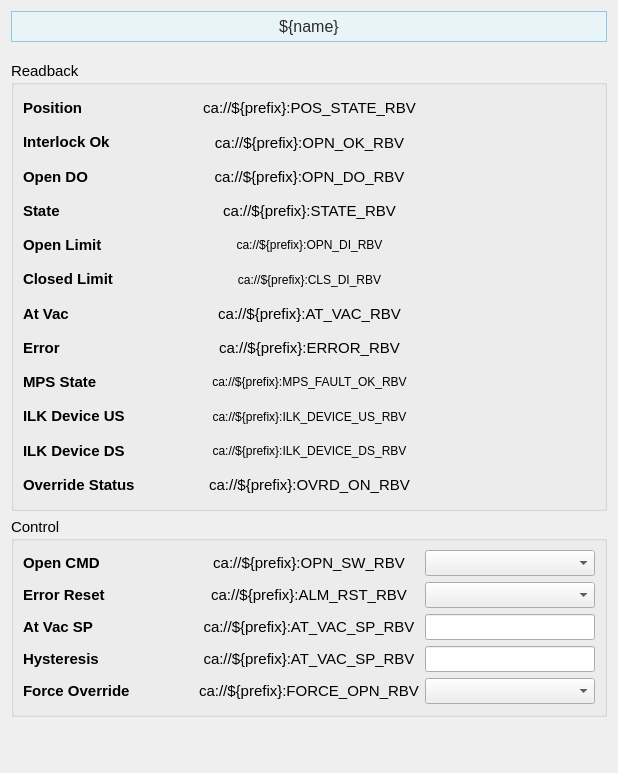
<?xml version="1.0" encoding="UTF-8"?>
<ui version="4.0">
 <class>Form</class>
 <widget class="QWidget" name="Form">
  <property name="geometry">
   <rect>
    <x>0</x>
    <y>0</y>
    <width>618</width>
    <height>773</height>
   </rect>
  </property>
  <property name="sizePolicy">
   <sizepolicy hsizetype="Preferred" vsizetype="Preferred">
    <horstretch>0</horstretch>
    <verstretch>0</verstretch>
   </sizepolicy>
  </property>
  <property name="windowTitle">
   <string>Form</string>
  </property>
  <layout class="QVBoxLayout" name="verticalLayout_7">
   <item>
    <widget class="PyDMLabel" name="PyDMLabel_11">
     <property name="maximumSize">
      <size>
       <width>16777215</width>
       <height>40</height>
      </size>
     </property>
     <property name="font">
      <font>
       <pointsize>12</pointsize>
      </font>
     </property>
     <property name="toolTip">
      <string/>
     </property>
     <property name="styleSheet">
      <string notr="true">    background-color: #e8f4f8;

    border: 1px solid #90c8e0;

    padding: 5px;

    color: rgb(43, 43, 43);</string>
     </property>
     <property name="text">
      <string>${name}</string>
     </property>
     <property name="alignment">
      <set>Qt::AlignCenter</set>
     </property>
    </widget>
   </item>
   <item>
    <spacer name="verticalSpacer_2">
     <property name="orientation">
      <enum>Qt::Vertical</enum>
     </property>
     <property name="sizeType">
      <enum>QSizePolicy::Fixed</enum>
     </property>
     <property name="sizeHint" stdset="0">
      <size>
       <width>20</width>
       <height>13</height>
      </size>
     </property>
    </spacer>
   </item>
   <item>
    <widget class="QGroupBox" name="groupBox">
     <property name="sizePolicy">
      <sizepolicy hsizetype="Preferred" vsizetype="Fixed">
       <horstretch>0</horstretch>
       <verstretch>0</verstretch>
      </sizepolicy>
     </property>
     <property name="minimumSize">
      <size>
       <width>0</width>
       <height>450</height>
      </size>
     </property>
     <property name="font">
      <font>
       <pointsize>11</pointsize>
      </font>
     </property>
     <property name="title">
      <string>Readback</string>
     </property>
     <layout class="QVBoxLayout" name="verticalLayout_14">
      <item>
       <layout class="QHBoxLayout" name="horizontalLayout_4" stretch="1,1,1">
        <item>
         <layout class="QVBoxLayout" name="verticalLayout">
          <item>
           <widget class="QLabel" name="interlock_ok_label_13">
            <property name="font">
             <font>
              <pointsize>11</pointsize>
             </font>
            </property>
            <property name="styleSheet">
             <string/>
            </property>
            <property name="text">
             <string>&lt;html&gt;&lt;head/&gt;&lt;body&gt;&lt;p&gt;&lt;span style=&quot; font-weight:600;&quot;&gt;Position&lt;/span&gt;&lt;/p&gt;&lt;/body&gt;&lt;/html&gt;</string>
            </property>
           </widget>
          </item>
          <item>
           <widget class="QLabel" name="interlock_ok_label_12">
            <property name="font">
             <font>
              <pointsize>11</pointsize>
             </font>
            </property>
            <property name="styleSheet">
             <string/>
            </property>
            <property name="text">
             <string>&lt;html&gt;&lt;head/&gt;&lt;body&gt;&lt;p&gt;&lt;span style=&quot; font-weight:600;&quot;&gt;Interlock Ok&lt;/span&gt;&lt;/p&gt;&lt;/body&gt;&lt;/html&gt;</string>
            </property>
           </widget>
          </item>
          <item>
           <widget class="QLabel" name="interlock_ok_label_14">
            <property name="font">
             <font>
              <pointsize>11</pointsize>
             </font>
            </property>
            <property name="styleSheet">
             <string/>
            </property>
            <property name="text">
             <string>&lt;html&gt;&lt;head/&gt;&lt;body&gt;&lt;p&gt;&lt;span style=&quot; font-weight:600;&quot;&gt;Open DO&lt;/span&gt;&lt;/p&gt;&lt;/body&gt;&lt;/html&gt;</string>
            </property>
           </widget>
          </item>
          <item>
           <widget class="QLabel" name="interlock_ok_label_5">
            <property name="font">
             <font>
              <pointsize>11</pointsize>
             </font>
            </property>
            <property name="styleSheet">
             <string/>
            </property>
            <property name="text">
             <string>&lt;html&gt;&lt;head/&gt;&lt;body&gt;&lt;p&gt;&lt;span style=&quot; font-weight:600;&quot;&gt;State&lt;/span&gt;&lt;/p&gt;&lt;/body&gt;&lt;/html&gt;</string>
            </property>
           </widget>
          </item>
          <item>
           <widget class="QLabel" name="interlock_ok_label_10">
            <property name="font">
             <font>
              <pointsize>11</pointsize>
             </font>
            </property>
            <property name="styleSheet">
             <string/>
            </property>
            <property name="text">
             <string>&lt;html&gt;&lt;head/&gt;&lt;body&gt;&lt;p&gt;&lt;span style=&quot; font-weight:600;&quot;&gt;Open Limit&lt;/span&gt;&lt;/p&gt;&lt;/body&gt;&lt;/html&gt;</string>
            </property>
           </widget>
          </item>
          <item>
           <widget class="QLabel" name="interlock_ok_label_11">
            <property name="font">
             <font>
              <pointsize>11</pointsize>
             </font>
            </property>
            <property name="styleSheet">
             <string/>
            </property>
            <property name="text">
             <string>&lt;html&gt;&lt;head/&gt;&lt;body&gt;&lt;p&gt;&lt;span style=&quot; font-weight:600;&quot;&gt;Closed Limit&lt;/span&gt;&lt;/p&gt;&lt;/body&gt;&lt;/html&gt;</string>
            </property>
           </widget>
          </item>
          <item>
           <widget class="QLabel" name="interlock_ok_label_2">
            <property name="font">
             <font>
              <pointsize>11</pointsize>
             </font>
            </property>
            <property name="styleSheet">
             <string/>
            </property>
            <property name="text">
             <string>&lt;html&gt;&lt;head/&gt;&lt;body&gt;&lt;p&gt;&lt;span style=&quot; font-weight:600;&quot;&gt;At Vac&lt;/span&gt;&lt;/p&gt;&lt;/body&gt;&lt;/html&gt;</string>
            </property>
           </widget>
          </item>
          <item>
           <widget class="QLabel" name="interlock_ok_label">
            <property name="font">
             <font>
              <pointsize>11</pointsize>
             </font>
            </property>
            <property name="styleSheet">
             <string/>
            </property>
            <property name="text">
             <string>&lt;html&gt;&lt;head/&gt;&lt;body&gt;&lt;p&gt;&lt;span style=&quot; font-weight:600;&quot;&gt;Error&lt;/span&gt;&lt;/p&gt;&lt;/body&gt;&lt;/html&gt;</string>
            </property>
           </widget>
          </item>
          <item>
           <widget class="QLabel" name="interlock_ok_label_7">
            <property name="font">
             <font>
              <pointsize>11</pointsize>
             </font>
            </property>
            <property name="styleSheet">
             <string/>
            </property>
            <property name="text">
             <string>&lt;html&gt;&lt;head/&gt;&lt;body&gt;&lt;p&gt;&lt;span style=&quot; font-weight:600;&quot;&gt;MPS State&lt;/span&gt;&lt;/p&gt;&lt;/body&gt;&lt;/html&gt;</string>
            </property>
           </widget>
          </item>
          <item>
           <widget class="QLabel" name="interlock_ok_label_4">
            <property name="font">
             <font>
              <pointsize>11</pointsize>
             </font>
            </property>
            <property name="styleSheet">
             <string/>
            </property>
            <property name="text">
             <string>&lt;html&gt;&lt;head/&gt;&lt;body&gt;&lt;p&gt;&lt;span style=&quot; font-weight:600;&quot;&gt;ILK Device US&lt;/span&gt;&lt;/p&gt;&lt;/body&gt;&lt;/html&gt;</string>
            </property>
           </widget>
          </item>
          <item>
           <widget class="QLabel" name="interlock_ok_label_6">
            <property name="font">
             <font>
              <pointsize>11</pointsize>
             </font>
            </property>
            <property name="styleSheet">
             <string/>
            </property>
            <property name="text">
             <string>&lt;html&gt;&lt;head/&gt;&lt;body&gt;&lt;p&gt;&lt;span style=&quot; font-weight:600;&quot;&gt;ILK Device DS&lt;/span&gt;&lt;/p&gt;&lt;/body&gt;&lt;/html&gt;</string>
            </property>
           </widget>
          </item>
          <item>
           <widget class="QLabel" name="interlock_ok_label_17">
            <property name="font">
             <font>
              <pointsize>11</pointsize>
             </font>
            </property>
            <property name="styleSheet">
             <string/>
            </property>
            <property name="text">
             <string>&lt;html&gt;&lt;head/&gt;&lt;body&gt;&lt;p&gt;&lt;span style=&quot; font-weight:600;&quot;&gt;Override Status&lt;/span&gt;&lt;/p&gt;&lt;/body&gt;&lt;/html&gt;</string>
            </property>
           </widget>
          </item>
         </layout>
        </item>
        <item>
         <layout class="QVBoxLayout" name="verticalLayout_4">
          <item>
           <widget class="PyDMLabel" name="PyDMLabel_19">
            <property name="toolTip">
             <string/>
            </property>
            <property name="text">
             <string>ca://${prefix}:POS_STATE_RBV</string>
            </property>
            <property name="alignment">
             <set>Qt::AlignCenter</set>
            </property>
            <property name="channel">
             <string notr="true">ca://${prefix}:POS_STATE_RBV</string>
            </property>
           </widget>
          </item>
          <item>
           <widget class="PyDMLabel" name="PyDMLabel_17">
            <property name="toolTip">
             <string/>
            </property>
            <property name="text">
             <string>ca://${prefix}:OPN_OK_RBV</string>
            </property>
            <property name="alignment">
             <set>Qt::AlignCenter</set>
            </property>
            <property name="channel">
             <string>ca://${prefix}:OPN_OK_RBV</string>
            </property>
           </widget>
          </item>
          <item>
           <widget class="PyDMLabel" name="PyDMLabel_20">
            <property name="toolTip">
             <string/>
            </property>
            <property name="text">
             <string>ca://${prefix}:OPN_DO_RBV</string>
            </property>
            <property name="alignment">
             <set>Qt::AlignCenter</set>
            </property>
            <property name="precision">
             <number>0</number>
            </property>
            <property name="showUnits">
             <bool>false</bool>
            </property>
            <property name="precisionFromPV">
             <bool>true</bool>
            </property>
            <property name="alarmSensitiveContent">
             <bool>false</bool>
            </property>
            <property name="alarmSensitiveBorder">
             <bool>true</bool>
            </property>
            <property name="PyDMToolTip">
             <string/>
            </property>
            <property name="channel">
             <string>ca://${prefix}:OPN_DO_RBV</string>
            </property>
            <property name="enableRichText">
             <bool>false</bool>
            </property>
            <property name="displayLabelText">
             <bool>false</bool>
            </property>
            <property name="disconnectedText">
             <string/>
            </property>
           </widget>
          </item>
          <item>
           <widget class="PyDMLabel" name="PyDMLabel_8">
            <property name="toolTip">
             <string/>
            </property>
            <property name="text">
             <string>ca://${prefix}:STATE_RBV</string>
            </property>
            <property name="alignment">
             <set>Qt::AlignCenter</set>
            </property>
            <property name="channel">
             <string>ca://${prefix}:STATE_RBV</string>
            </property>
           </widget>
          </item>
          <item>
           <widget class="PyDMLabel" name="PyDMLabel_16">
            <property name="font">
             <font>
              <pointsize>9</pointsize>
             </font>
            </property>
            <property name="toolTip">
             <string/>
            </property>
            <property name="text">
             <string>ca://${prefix}:OPN_DI_RBV</string>
            </property>
            <property name="alignment">
             <set>Qt::AlignCenter</set>
            </property>
            <property name="channel">
             <string>ca://${prefix}:OPN_DI_RBV</string>
            </property>
           </widget>
          </item>
          <item>
           <widget class="PyDMLabel" name="PyDMLabel_18">
            <property name="font">
             <font>
              <pointsize>9</pointsize>
             </font>
            </property>
            <property name="toolTip">
             <string/>
            </property>
            <property name="text">
             <string>ca://${prefix}:CLS_DI_RBV</string>
            </property>
            <property name="alignment">
             <set>Qt::AlignCenter</set>
            </property>
            <property name="channel">
             <string>ca://${prefix}:CLS_DI_RBV</string>
            </property>
           </widget>
          </item>
          <item>
           <widget class="PyDMLabel" name="PyDMLabel_14">
            <property name="toolTip">
             <string/>
            </property>
            <property name="text">
             <string>ca://${prefix}:AT_VAC_RBV</string>
            </property>
            <property name="alignment">
             <set>Qt::AlignCenter</set>
            </property>
            <property name="channel">
             <string>ca://${prefix}:AT_VAC_RBV</string>
            </property>
           </widget>
          </item>
          <item>
           <widget class="PyDMLabel" name="PyDMLabel_15">
            <property name="toolTip">
             <string/>
            </property>
            <property name="text">
             <string>ca://${prefix}:ERROR_RBV</string>
            </property>
            <property name="alignment">
             <set>Qt::AlignCenter</set>
            </property>
            <property name="channel">
             <string>ca://${prefix}:ERROR_RBV</string>
            </property>
           </widget>
          </item>
          <item>
           <widget class="PyDMLabel" name="PyDMLabel_12">
            <property name="font">
             <font>
              <pointsize>9</pointsize>
             </font>
            </property>
            <property name="toolTip">
             <string/>
            </property>
            <property name="text">
             <string>ca://${prefix}:MPS_FAULT_OK_RBV</string>
            </property>
            <property name="alignment">
             <set>Qt::AlignCenter</set>
            </property>
            <property name="channel">
             <string>ca://${prefix}:MPS_FAULT_OK_RBV</string>
            </property>
           </widget>
          </item>
          <item>
           <widget class="PyDMLabel" name="PyDMLabel_9">
            <property name="font">
             <font>
              <pointsize>9</pointsize>
             </font>
            </property>
            <property name="toolTip">
             <string/>
            </property>
            <property name="text">
             <string>ca://${prefix}:ILK_DEVICE_US_RBV</string>
            </property>
            <property name="alignment">
             <set>Qt::AlignCenter</set>
            </property>
            <property name="channel">
             <string>ca://${prefix}:ILK_DEVICE_US_RBV</string>
            </property>
            <property name="displayFormat">
             <enum>PyDMLabel::String</enum>
            </property>
           </widget>
          </item>
          <item>
           <widget class="PyDMLabel" name="PyDMLabel_10">
            <property name="font">
             <font>
              <pointsize>9</pointsize>
             </font>
            </property>
            <property name="toolTip">
             <string/>
            </property>
            <property name="text">
             <string>ca://${prefix}:ILK_DEVICE_DS_RBV</string>
            </property>
            <property name="alignment">
             <set>Qt::AlignCenter</set>
            </property>
            <property name="channel">
             <string>ca://${prefix}:ILK_DEVICE_DS_RBV</string>
            </property>
            <property name="displayFormat">
             <enum>PyDMLabel::String</enum>
            </property>
           </widget>
          </item>
          <item>
           <widget class="PyDMLabel" name="PyDMLabel_23">
            <property name="toolTip">
             <string/>
            </property>
            <property name="text">
             <string>ca://${prefix}:OVRD_ON_RBV</string>
            </property>
            <property name="alignment">
             <set>Qt::AlignCenter</set>
            </property>
            <property name="channel">
             <string>ca://${prefix}:OVRD_ON_RBV</string>
            </property>
           </widget>
          </item>
         </layout>
        </item>
        <item>
         <layout class="QVBoxLayout" name="verticalLayout_3">
          <item>
           <widget class="QLabel" name="label_3">
            <property name="text">
             <string/>
            </property>
           </widget>
          </item>
          <item>
           <widget class="QLabel" name="label_6">
            <property name="text">
             <string/>
            </property>
           </widget>
          </item>
          <item>
           <widget class="QLabel" name="label_12">
            <property name="text">
             <string/>
            </property>
           </widget>
          </item>
          <item>
           <widget class="QLabel" name="label_14">
            <property name="text">
             <string/>
            </property>
           </widget>
          </item>
          <item>
           <widget class="QLabel" name="label_15">
            <property name="text">
             <string/>
            </property>
           </widget>
          </item>
          <item>
           <widget class="QLabel" name="label_13">
            <property name="text">
             <string/>
            </property>
           </widget>
          </item>
          <item>
           <widget class="QLabel" name="label_9">
            <property name="text">
             <string/>
            </property>
           </widget>
          </item>
         </layout>
        </item>
       </layout>
      </item>
     </layout>
    </widget>
   </item>
   <item>
    <widget class="QGroupBox" name="groupBox_2">
     <property name="sizePolicy">
      <sizepolicy hsizetype="Preferred" vsizetype="Fixed">
       <horstretch>0</horstretch>
       <verstretch>0</verstretch>
      </sizepolicy>
     </property>
     <property name="minimumSize">
      <size>
       <width>0</width>
       <height>200</height>
      </size>
     </property>
     <property name="font">
      <font>
       <pointsize>11</pointsize>
      </font>
     </property>
     <property name="title">
      <string>Control</string>
     </property>
     <layout class="QVBoxLayout" name="verticalLayout_15">
      <item>
       <layout class="QHBoxLayout" name="horizontalLayout_5" stretch="1,1,1">
        <item>
         <layout class="QVBoxLayout" name="verticalLayout_2">
          <item>
           <widget class="QLabel" name="interlock_ok_label_15">
            <property name="font">
             <font>
              <pointsize>11</pointsize>
             </font>
            </property>
            <property name="styleSheet">
             <string/>
            </property>
            <property name="text">
             <string>&lt;html&gt;&lt;head/&gt;&lt;body&gt;&lt;p&gt;&lt;span style=&quot; font-weight:600;&quot;&gt;Open CMD&lt;/span&gt;&lt;/p&gt;&lt;/body&gt;&lt;/html&gt;</string>
            </property>
           </widget>
          </item>
          <item>
           <widget class="QLabel" name="interlock_ok_label_16">
            <property name="font">
             <font>
              <pointsize>11</pointsize>
             </font>
            </property>
            <property name="styleSheet">
             <string/>
            </property>
            <property name="text">
             <string>&lt;html&gt;&lt;head/&gt;&lt;body&gt;&lt;p&gt;&lt;span style=&quot; font-weight:600;&quot;&gt;Error Reset&lt;/span&gt;&lt;/p&gt;&lt;/body&gt;&lt;/html&gt;</string>
            </property>
           </widget>
          </item>
          <item>
           <widget class="QLabel" name="interlock_ok_label_3">
            <property name="font">
             <font>
              <pointsize>11</pointsize>
             </font>
            </property>
            <property name="styleSheet">
             <string/>
            </property>
            <property name="text">
             <string>&lt;html&gt;&lt;head/&gt;&lt;body&gt;&lt;p&gt;&lt;span style=&quot; font-weight:600;&quot;&gt;At Vac SP&lt;/span&gt;&lt;/p&gt;&lt;/body&gt;&lt;/html&gt;</string>
            </property>
           </widget>
          </item>
          <item>
           <widget class="QLabel" name="interlock_ok_label_9">
            <property name="font">
             <font>
              <pointsize>11</pointsize>
             </font>
            </property>
            <property name="styleSheet">
             <string/>
            </property>
            <property name="text">
             <string>&lt;html&gt;&lt;head/&gt;&lt;body&gt;&lt;p&gt;&lt;span style=&quot; font-weight:600;&quot;&gt;Hysteresis&lt;/span&gt;&lt;/p&gt;&lt;/body&gt;&lt;/html&gt;</string>
            </property>
           </widget>
          </item>
          <item>
           <widget class="QLabel" name="interlock_ok_label_18">
            <property name="font">
             <font>
              <pointsize>11</pointsize>
             </font>
            </property>
            <property name="styleSheet">
             <string/>
            </property>
            <property name="text">
             <string>&lt;html&gt;&lt;head/&gt;&lt;body&gt;&lt;p&gt;&lt;span style=&quot; font-weight:600;&quot;&gt;Force Override&lt;/span&gt;&lt;/p&gt;&lt;/body&gt;&lt;/html&gt;</string>
            </property>
           </widget>
          </item>
         </layout>
        </item>
        <item>
         <layout class="QVBoxLayout" name="verticalLayout_5">
          <item>
           <widget class="PyDMLabel" name="PyDMLabel_21">
            <property name="toolTip">
             <string/>
            </property>
            <property name="text">
             <string>ca://${prefix}:OPN_SW_RBV</string>
            </property>
            <property name="alignment">
             <set>Qt::AlignCenter</set>
            </property>
            <property name="precision">
             <number>0</number>
            </property>
            <property name="showUnits">
             <bool>false</bool>
            </property>
            <property name="precisionFromPV">
             <bool>true</bool>
            </property>
            <property name="alarmSensitiveContent">
             <bool>false</bool>
            </property>
            <property name="alarmSensitiveBorder">
             <bool>true</bool>
            </property>
            <property name="PyDMToolTip">
             <string/>
            </property>
            <property name="channel">
             <string>ca://${prefix}:OPN_SW_RBV</string>
            </property>
            <property name="enableRichText">
             <bool>false</bool>
            </property>
            <property name="displayLabelText">
             <bool>false</bool>
            </property>
            <property name="disconnectedText">
             <string/>
            </property>
           </widget>
          </item>
          <item>
           <widget class="PyDMLabel" name="PyDMLabel_22">
            <property name="toolTip">
             <string/>
            </property>
            <property name="text">
             <string>ca://${prefix}:ALM_RST_RBV</string>
            </property>
            <property name="alignment">
             <set>Qt::AlignCenter</set>
            </property>
            <property name="precision">
             <number>0</number>
            </property>
            <property name="showUnits">
             <bool>false</bool>
            </property>
            <property name="precisionFromPV">
             <bool>true</bool>
            </property>
            <property name="alarmSensitiveContent">
             <bool>false</bool>
            </property>
            <property name="alarmSensitiveBorder">
             <bool>true</bool>
            </property>
            <property name="PyDMToolTip">
             <string/>
            </property>
            <property name="channel">
             <string>ca://${prefix}:ALM_RST_RBV</string>
            </property>
            <property name="enableRichText">
             <bool>false</bool>
            </property>
            <property name="displayLabelText">
             <bool>false</bool>
            </property>
            <property name="disconnectedText">
             <string/>
            </property>
           </widget>
          </item>
          <item>
           <widget class="PyDMLabel" name="PyDMLabel_6">
            <property name="toolTip">
             <string/>
            </property>
            <property name="text">
             <string>ca://${prefix}:AT_VAC_SP_RBV</string>
            </property>
            <property name="alignment">
             <set>Qt::AlignCenter</set>
            </property>
            <property name="showUnits">
             <bool>true</bool>
            </property>
            <property name="channel">
             <string>ca://${prefix}:AT_VAC_SP_RBV</string>
            </property>
            <property name="displayFormat">
             <enum>PyDMLabel::Exponential</enum>
            </property>
           </widget>
          </item>
          <item>
           <widget class="PyDMLabel" name="PyDMLabel_7">
            <property name="toolTip">
             <string/>
            </property>
            <property name="text">
             <string>ca://${prefix}:AT_VAC_SP_RBV</string>
            </property>
            <property name="alignment">
             <set>Qt::AlignCenter</set>
            </property>
            <property name="showUnits">
             <bool>true</bool>
            </property>
            <property name="channel">
             <string>ca://${prefix}:AT_VAC_SP_RBV</string>
            </property>
            <property name="displayFormat">
             <enum>PyDMLabel::Exponential</enum>
            </property>
           </widget>
          </item>
          <item>
           <widget class="PyDMLabel" name="PyDMLabel_24">
            <property name="toolTip">
             <string/>
            </property>
            <property name="text">
             <string notr="true">ca://${prefix}:FORCE_OPN_RBV</string>
            </property>
            <property name="alignment">
             <set>Qt::AlignCenter</set>
            </property>
            <property name="channel">
             <string>ca://${prefix}:FORCE_OPN_RBV</string>
            </property>
           </widget>
          </item>
         </layout>
        </item>
        <item>
         <layout class="QVBoxLayout" name="verticalLayout_6">
          <item>
           <widget class="PyDMEnumComboBox" name="PyDMEnumComboBox">
            <property name="toolTip">
             <string/>
            </property>
            <property name="channel">
             <string>ca://${prefix}:OPN_SW</string>
            </property>
           </widget>
          </item>
          <item>
           <widget class="PyDMEnumComboBox" name="PyDMEnumComboBox_2">
            <property name="toolTip">
             <string/>
            </property>
            <property name="channel">
             <string>ca://${prefix}:ALM_RST</string>
            </property>
           </widget>
          </item>
          <item>
           <widget class="PyDMLineEdit" name="PyDMLineEdit">
            <property name="toolTip">
             <string/>
            </property>
            <property name="showUnits">
             <bool>true</bool>
            </property>
            <property name="channel">
             <string>ca://${prefix}:AT_VAC_SP</string>
            </property>
            <property name="displayFormat">
             <enum>PyDMLineEdit::Exponential</enum>
            </property>
           </widget>
          </item>
          <item>
           <widget class="PyDMLineEdit" name="PyDMLineEdit_2">
            <property name="toolTip">
             <string/>
            </property>
            <property name="showUnits">
             <bool>true</bool>
            </property>
            <property name="channel">
             <string>ca://${prefix}:AT_VAC_HYS</string>
            </property>
            <property name="displayFormat">
             <enum>PyDMLineEdit::Exponential</enum>
            </property>
           </widget>
          </item>
          <item>
           <widget class="PyDMEnumComboBox" name="PyDMEnumComboBox_3">
            <property name="toolTip">
             <string/>
            </property>
            <property name="channel">
             <string>ca://${prefix}:FORCE_OPN</string>
            </property>
           </widget>
          </item>
         </layout>
        </item>
       </layout>
      </item>
     </layout>
    </widget>
   </item>
   <item>
    <spacer name="verticalSpacer">
     <property name="orientation">
      <enum>Qt::Vertical</enum>
     </property>
     <property name="sizeHint" stdset="0">
      <size>
       <width>20</width>
       <height>89</height>
      </size>
     </property>
    </spacer>
   </item>
  </layout>
 </widget>
 <customwidgets>
  <customwidget>
   <class>PyDMEnumComboBox</class>
   <extends>QComboBox</extends>
   <header>pydm.widgets.enum_combo_box</header>
  </customwidget>
  <customwidget>
   <class>PyDMLineEdit</class>
   <extends>QLineEdit</extends>
   <header>pydm.widgets.line_edit</header>
  </customwidget>
  <customwidget>
   <class>PyDMLabel</class>
   <extends>QLabel</extends>
   <header>pydm.widgets.label</header>
  </customwidget>
 </customwidgets>
 <resources/>
 <connections/>
</ui>
